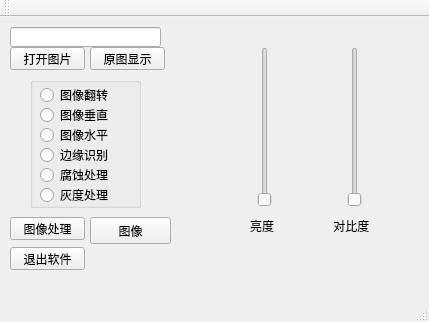
<?xml version="1.0" encoding="UTF-8"?>
<ui version="4.0">
 <class>MainWindow</class>
 <widget class="QMainWindow" name="MainWindow">
  <property name="geometry">
   <rect>
    <x>0</x>
    <y>0</y>
    <width>429</width>
    <height>322</height>
   </rect>
  </property>
  <property name="windowTitle">
   <string>MainWindow</string>
  </property>
  <widget class="QWidget" name="centralWidget">
   <widget class="QPushButton" name="open">
    <property name="geometry">
     <rect>
      <x>10</x>
      <y>30</y>
      <width>75</width>
      <height>23</height>
     </rect>
    </property>
    <property name="text">
     <string>打开图片</string>
    </property>
   </widget>
   <widget class="QPushButton" name="imgShow">
    <property name="geometry">
     <rect>
      <x>90</x>
      <y>30</y>
      <width>75</width>
      <height>23</height>
     </rect>
    </property>
    <property name="text">
     <string>原图显示</string>
    </property>
   </widget>
   <widget class="QLineEdit" name="dirEdit">
    <property name="geometry">
     <rect>
      <x>10</x>
      <y>10</y>
      <width>151</width>
      <height>20</height>
     </rect>
    </property>
   </widget>
   <widget class="QPushButton" name="filpImg">
    <property name="geometry">
     <rect>
      <x>10</x>
      <y>200</y>
      <width>75</width>
      <height>23</height>
     </rect>
    </property>
    <property name="text">
     <string>图像处理</string>
    </property>
   </widget>
   <widget class="QGroupBox" name="groupBox">
    <property name="geometry">
     <rect>
      <x>30</x>
      <y>60</y>
      <width>111</width>
      <height>131</height>
     </rect>
    </property>
    <property name="title">
     <string/>
    </property>
    <widget class="QRadioButton" name="radioV">
     <property name="geometry">
      <rect>
       <x>10</x>
       <y>30</y>
       <width>89</width>
       <height>16</height>
      </rect>
     </property>
     <property name="text">
      <string>图像垂直</string>
     </property>
    </widget>
    <widget class="QRadioButton" name="radioVH">
     <property name="geometry">
      <rect>
       <x>10</x>
       <y>50</y>
       <width>89</width>
       <height>16</height>
      </rect>
     </property>
     <property name="text">
      <string>图像水平</string>
     </property>
    </widget>
    <widget class="QRadioButton" name="radioH">
     <property name="geometry">
      <rect>
       <x>10</x>
       <y>10</y>
       <width>89</width>
       <height>16</height>
      </rect>
     </property>
     <property name="text">
      <string>图像翻转</string>
     </property>
    </widget>
    <widget class="QRadioButton" name="radioH_4">
     <property name="geometry">
      <rect>
       <x>10</x>
       <y>110</y>
       <width>89</width>
       <height>16</height>
      </rect>
     </property>
     <property name="text">
      <string>灰度处理</string>
     </property>
    </widget>
    <widget class="QRadioButton" name="radioH_2">
     <property name="geometry">
      <rect>
       <x>10</x>
       <y>70</y>
       <width>89</width>
       <height>16</height>
      </rect>
     </property>
     <property name="text">
      <string>边缘识别</string>
     </property>
    </widget>
    <widget class="QRadioButton" name="radioH_3">
     <property name="geometry">
      <rect>
       <x>10</x>
       <y>90</y>
       <width>89</width>
       <height>16</height>
      </rect>
     </property>
     <property name="text">
      <string>腐蚀处理</string>
     </property>
    </widget>
   </widget>
   <widget class="QPushButton" name="close">
    <property name="geometry">
     <rect>
      <x>10</x>
      <y>230</y>
      <width>75</width>
      <height>23</height>
     </rect>
    </property>
    <property name="text">
     <string>退出软件</string>
    </property>
   </widget>
   <widget class="QSlider" name="console_one">
    <property name="geometry">
     <rect>
      <x>250</x>
      <y>30</y>
      <width>29</width>
      <height>160</height>
     </rect>
    </property>
    <property name="orientation">
     <enum>Qt::Vertical</enum>
    </property>
   </widget>
   <widget class="QSlider" name="console_two">
    <property name="geometry">
     <rect>
      <x>340</x>
      <y>30</y>
      <width>29</width>
      <height>160</height>
     </rect>
    </property>
    <property name="orientation">
     <enum>Qt::Vertical</enum>
    </property>
   </widget>
   <widget class="QLabel" name="label">
    <property name="geometry">
     <rect>
      <x>250</x>
      <y>200</y>
      <width>31</width>
      <height>17</height>
     </rect>
    </property>
    <property name="text">
     <string>亮度</string>
    </property>
   </widget>
   <widget class="QLabel" name="label_2">
    <property name="geometry">
     <rect>
      <x>330</x>
      <y>200</y>
      <width>51</width>
      <height>17</height>
     </rect>
    </property>
    <property name="text">
     <string> 对比度</string>
    </property>
   </widget>
   <widget class="QPushButton" name="pushButton">
    <property name="geometry">
     <rect>
      <x>90</x>
      <y>200</y>
      <width>81</width>
      <height>27</height>
     </rect>
    </property>
    <property name="text">
     <string>图像</string>
    </property>
   </widget>
  </widget>
  <widget class="QMenuBar" name="menuBar">
   <property name="geometry">
    <rect>
     <x>0</x>
     <y>0</y>
     <width>429</width>
     <height>25</height>
    </rect>
   </property>
  </widget>
  <widget class="QToolBar" name="mainToolBar">
   <attribute name="toolBarArea">
    <enum>TopToolBarArea</enum>
   </attribute>
   <attribute name="toolBarBreak">
    <bool>false</bool>
   </attribute>
  </widget>
  <widget class="QStatusBar" name="statusBar"/>
 </widget>
 <layoutdefault spacing="6" margin="11"/>
 <resources/>
 <connections/>
</ui>
